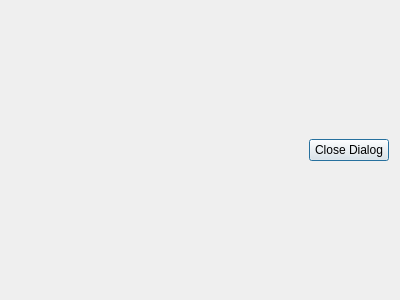
<?xml version="1.0" encoding="UTF-8"?>
<ui version="4.0">
 <class>UserLoansDialog</class>
 <widget class="QDialog" name="UserLoansDialog">
  <property name="geometry">
   <rect>
    <x>0</x>
    <y>0</y>
    <width>400</width>
    <height>300</height>
   </rect>
  </property>
  <property name="windowTitle">
   <string>Dialog</string>
  </property>
  <layout class="QVBoxLayout" name="verticalLayout_2">
   <item>
    <layout class="QHBoxLayout" name="horizontalLayout">
     <item>
      <spacer name="horizontalSpacer">
       <property name="orientation">
        <enum>Qt::Horizontal</enum>
       </property>
       <property name="sizeHint" stdset="0">
        <size>
         <width>40</width>
         <height>20</height>
        </size>
       </property>
      </spacer>
     </item>
     <item>
      <widget class="QPushButton" name="closeButton">
       <property name="text">
        <string>Close Dialog</string>
       </property>
      </widget>
     </item>
    </layout>
   </item>
  </layout>
 </widget>
 <resources/>
 <connections/>
</ui>
